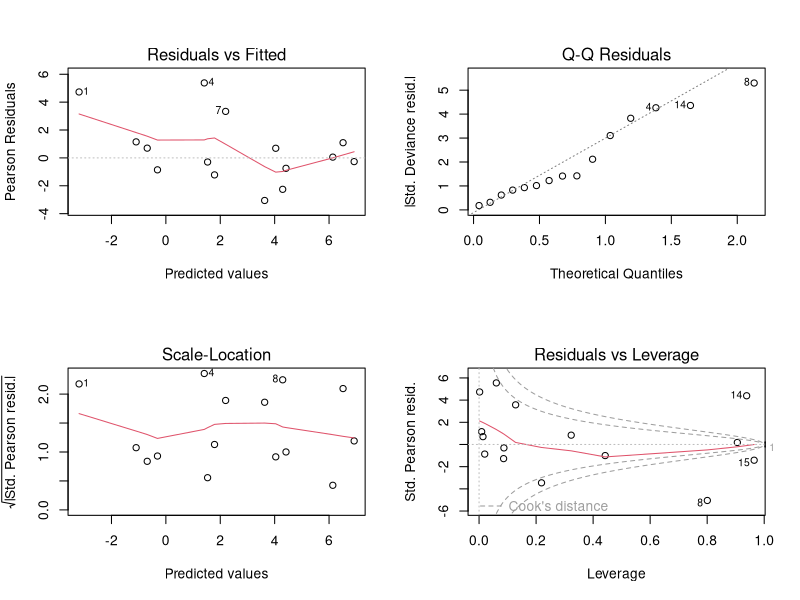

Recreate this plot in R.
data_m<-c(1, 1, 1, 15, 0, 3, 19, 54, 
          4, 19, 62, 464, 76, 703, 1006)
LA<- c(rep(1,8),rep(0,7))
NGO<- c(rep(1,4),rep(0,4),rep(1,4),rep(0,3))
PF<-c(rep(c(1,0,1,0),3),c(1,0,1))
GO<-c(rep(c(1,1,0,0),3),c(1,1,0))

check<-cbind(data_m,LA,NGO,PF,GO)
check<-as.data.frame(check)

combine_variable<-cbind(LA,NGO,PF,GO)

model1<-glm(data_m~LA+NGO+PF+GO,family=poisson)
summary(model1)

par(mfrow=c(2,2))
plot(model1)

#install.packages("psych")
library(psych)

### Compute the 1 pair of variables


  one<-which(check$LA==0&check$NGO==0)
  two<-which(check$LA==1&check$NGO==0)
  three<-which(check$LA==0&check$NGO==1)
  four<-which(check$LA==1&check$NGO==1)

  pair<-matrix(c(sum(check$data_m[one]), sum(check$data_m[two]), 
                 sum(check$data_m[three]), sum(check$data_m[four])), nrow=2)

  tetrachoric(pair)



model2 <- glm(data_m~LA+NGO+PF+GO+(LA+NGO+PF+GO)^2, family=poisson(link="log"))

summary(model2)
